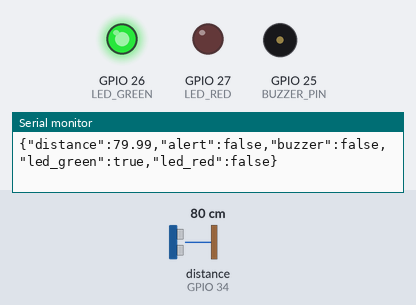
Simulated run of this sketch. Board: ESP32. On the bench: output pins drawn as LEDs (lit = HIGH), buzzer (waves = sounding, pin HIGH), the last lines printed to the serial monitor. Wiring (inferred from the names in the program): ultrasonic range finder: trigger GPIO 5; echo GPIO 34. Inputs (shaded band) come from the test bench; at power-on: distance to the obstacle (sensor on GPIO 34) 80 cm. The echo pulse lasts 58.3 µs per cm; pins used as bus, display or sensor lines are not drawn.

Above: at 2.3 s.
2.4 s: distance to the obstacle (sensor on GPIO 34) set to 23 cm
3.9 s: distance to the obstacle (sensor on GPIO 34) set to 19 cm
At 5.5 s:
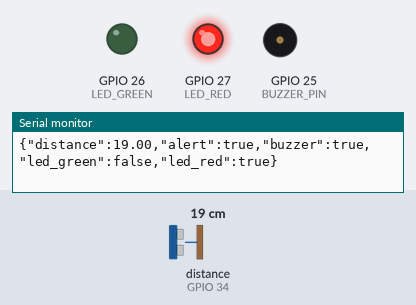
6.9 s: distance to the obstacle (sensor on GPIO 34) set to 35 cm
At 8.2 s:
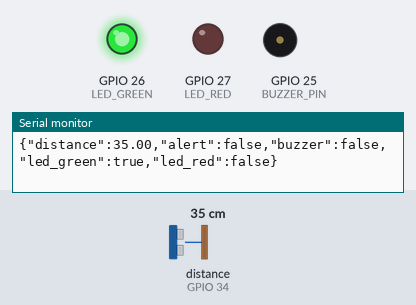
Timing chart, 0 to 9.9 s (numbered marks = the images above; inputs shaded):
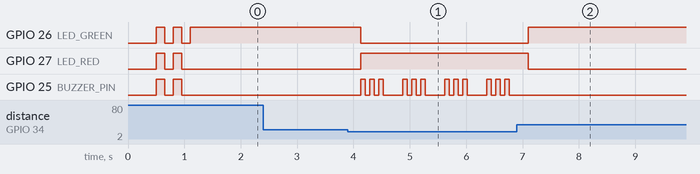

The sketch:

CODE.ino
```cpp
// ESP32 + HC-SR04 + Green/Red LEDs + 3-pin Buzzer
// Emits JSON on serial for the Python bridge

#define TRIG_PIN   5
#define ECHO_PIN   34
#define LED_GREEN  26
#define LED_RED    27
#define BUZZER_PIN 25

#define ALERT_DISTANCE_CM 20.0
#define READ_INTERVAL_MS  500

// ─────────────────────────────────────────────────────────
//  BUZZER CONFIG
//  Most 3-pin modules are active-HIGH (beep when pin = HIGH).
//  If your buzzer beeps CONSTANTLY at boot and goes silent
//  during alert, set this to true.
// ─────────────────────────────────────────────────────────
#define BUZZER_ACTIVE_LOW false

void buzzerOn()  { digitalWrite(BUZZER_PIN, BUZZER_ACTIVE_LOW ? LOW  : HIGH); }
void buzzerOff() { digitalWrite(BUZZER_PIN, BUZZER_ACTIVE_LOW ? HIGH : LOW);  }

void setup() {
  Serial.begin(115200);

  pinMode(TRIG_PIN, OUTPUT);
  pinMode(ECHO_PIN, INPUT);
  pinMode(LED_GREEN, OUTPUT);
  pinMode(LED_RED, OUTPUT);
  pinMode(BUZZER_PIN, OUTPUT);

  digitalWrite(TRIG_PIN, LOW);
  digitalWrite(LED_GREEN, LOW);
  digitalWrite(LED_RED, LOW);
  buzzerOff();

  delay(500);  // let things settle

  // ── Boot self-test: 2 short beeps + LED flash ──
  for (int i = 0; i < 2; i++) {
    digitalWrite(LED_GREEN, HIGH);
    digitalWrite(LED_RED, HIGH);
    buzzerOn();
    delay(150);
    digitalWrite(LED_GREEN, LOW);
    digitalWrite(LED_RED, LOW);
    buzzerOff();
    delay(150);
  }

  Serial.println("{\"status\":\"ready\"}");
}

float readDistanceCM() {
  digitalWrite(TRIG_PIN, LOW);
  delayMicroseconds(2);
  digitalWrite(TRIG_PIN, HIGH);
  delayMicroseconds(10);
  digitalWrite(TRIG_PIN, LOW);

  long duration = pulseIn(ECHO_PIN, HIGH, 30000);  // 30 ms timeout
  return duration * 0.0343 / 2.0;
}

void loop() {
  float distance = readDistanceCM();
  bool alert = (distance > 0.5 && distance < ALERT_DISTANCE_CM);

  // ── LEDs ──
  digitalWrite(LED_GREEN, alert ? LOW  : HIGH);
  digitalWrite(LED_RED,   alert ? HIGH : LOW);

  // ── Buzzer: 3 fast beeps + pause when alert ──
  if (alert) {
    for (int i = 0; i < 3; i++) {
      buzzerOn();  delay(80);
      buzzerOff(); delay(80);
    }
    delay(260);  // pause between bursts (total ~740 ms)
  } else {
    buzzerOff();
    delay(READ_INTERVAL_MS);  // 500 ms
  }

  // ── JSON line for the bridge ──
  Serial.print("{\"distance\":");
  Serial.print(distance, 2);
  Serial.print(",\"alert\":");
  Serial.print(alert ? "true" : "false");
  Serial.print(",\"buzzer\":");
  Serial.print(alert ? "true" : "false");
  Serial.print(",\"led_green\":");
  Serial.print(alert ? "false" : "true");
  Serial.print(",\"led_red\":");
  Serial.print(alert ? "true" : "false");
  Serial.println("}");
}
```

Measured:
- the behaviour switches between 21 and 20 cm on distance to the obstacle (sensor on GPIO 34) (found by bisection; images 0 and 1)
- after the input at 3.9 s, GPIO 26 (LED_GREEN): HIGH → LOW after 0.23 s; GPIO 27 (LED_RED): LOW → HIGH after 0.23 s; GPIO 25 (BUZZER_PIN): LOW → HIGH after 0.23 s, then repeats every 0.74 s: 2 × (LOW 0.08 s, HIGH 0.08 s), LOW 0.34 s, HIGH 0.08 s
- after the input at 6.9 s, GPIO 26 (LED_GREEN): LOW → HIGH after 0.21 s; GPIO 27 (LED_RED): HIGH → LOW after 0.21 s; GPIO 25 (BUZZER_PIN): stops changing and stays LOW
- by itself, GPIO 26 (LED_GREEN): alternates HIGH for 0.15 s and LOW for 0.15 s, 4 changes in all, then stays HIGH
